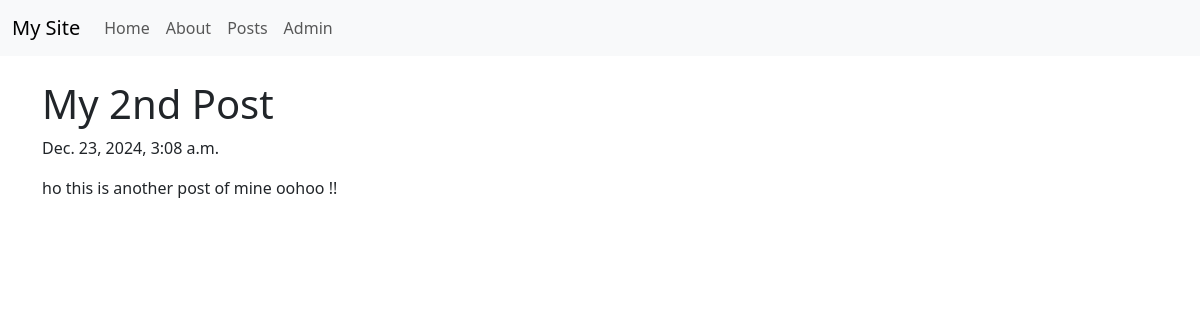
The app's page /posts/my-secound-post with its own data.
### posts/models.py (models this page shows, shortened)
class Post(models.Model):
  title=models.CharField(max_length=75)
  body=models.TextField()
  slug=models.SlugField()
  date=models.DateTimeField(auto_now_add=True)

### posts/views.py (the view)
# urls.py: path('<slug:slug>', views.post_page,name="page"),
def post_page(request,slug):
  post=Post.objects.get(slug=slug)
  return render(request,"post/post_page.html",{'post':post})

### posts/templates/post/post_page.html
{% extends 'layout.html' %} {% block content %}
<section>
  <h1>{{ post.title }}</h1>
  <p>{{ post.date }}</p>
  <p>{{ post.body }}</p>
</section>
{% endblock %}

### records on screen
Post: title "My 2nd Post", date "Dec. 23, 2024, 3:08 a.m.", body "ho this is another post of mine oohoo !!"
